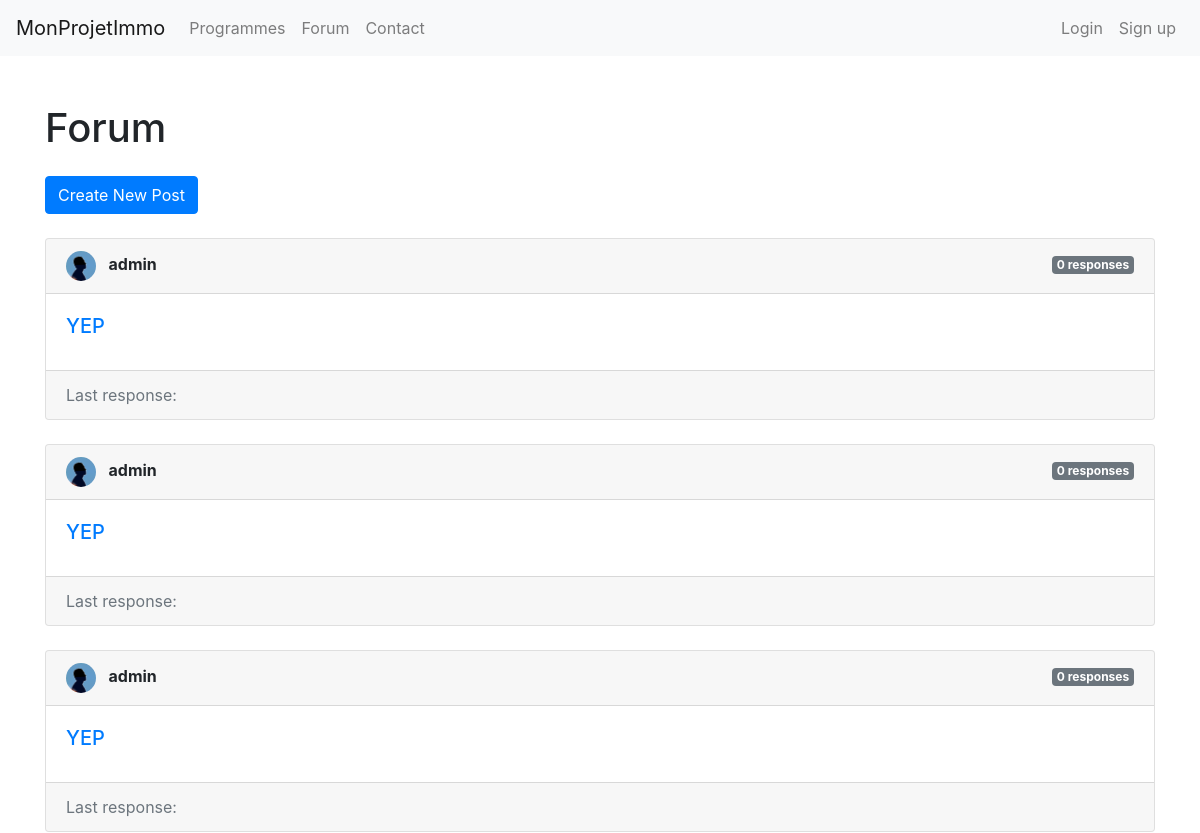
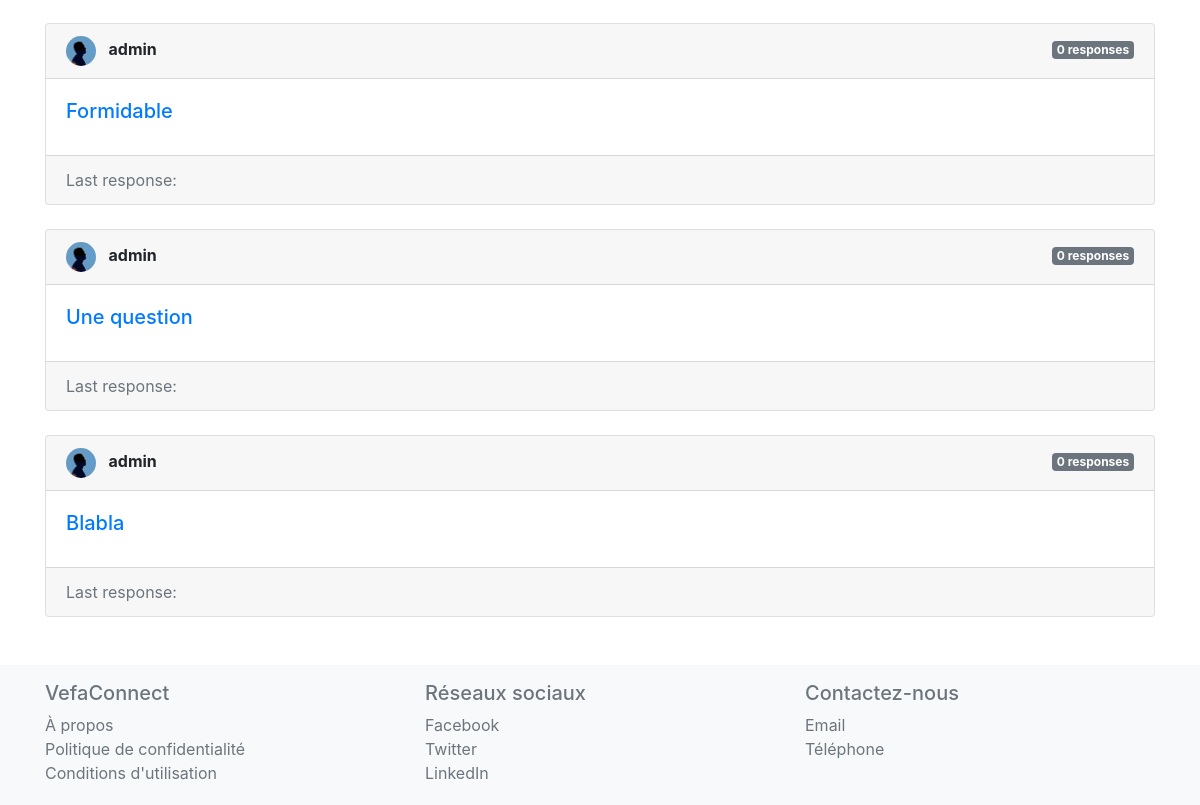
/topic/comprendre-la-vefa/, run on an earlier commit of the app's database (2 pictures, top to bottom).
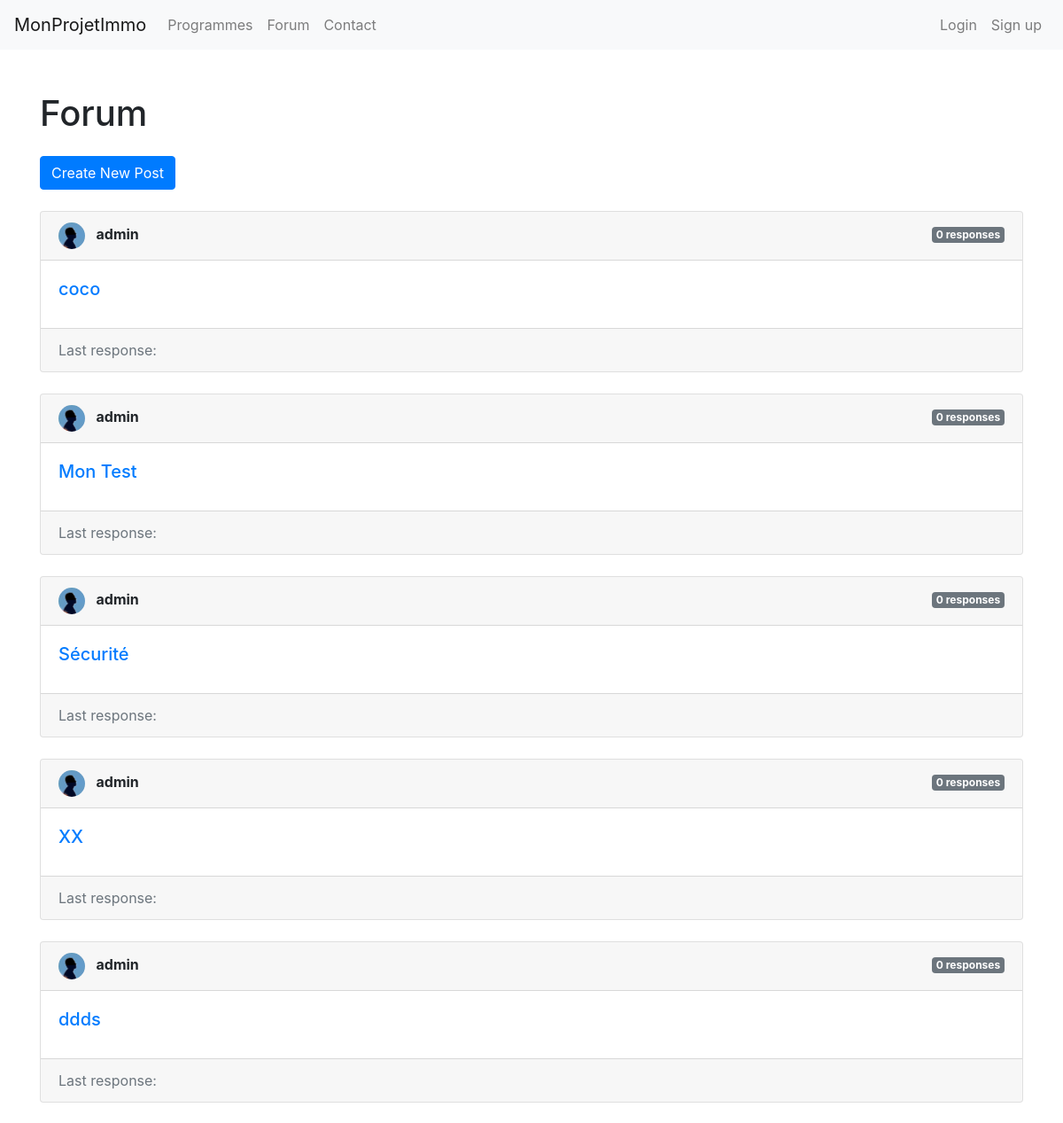
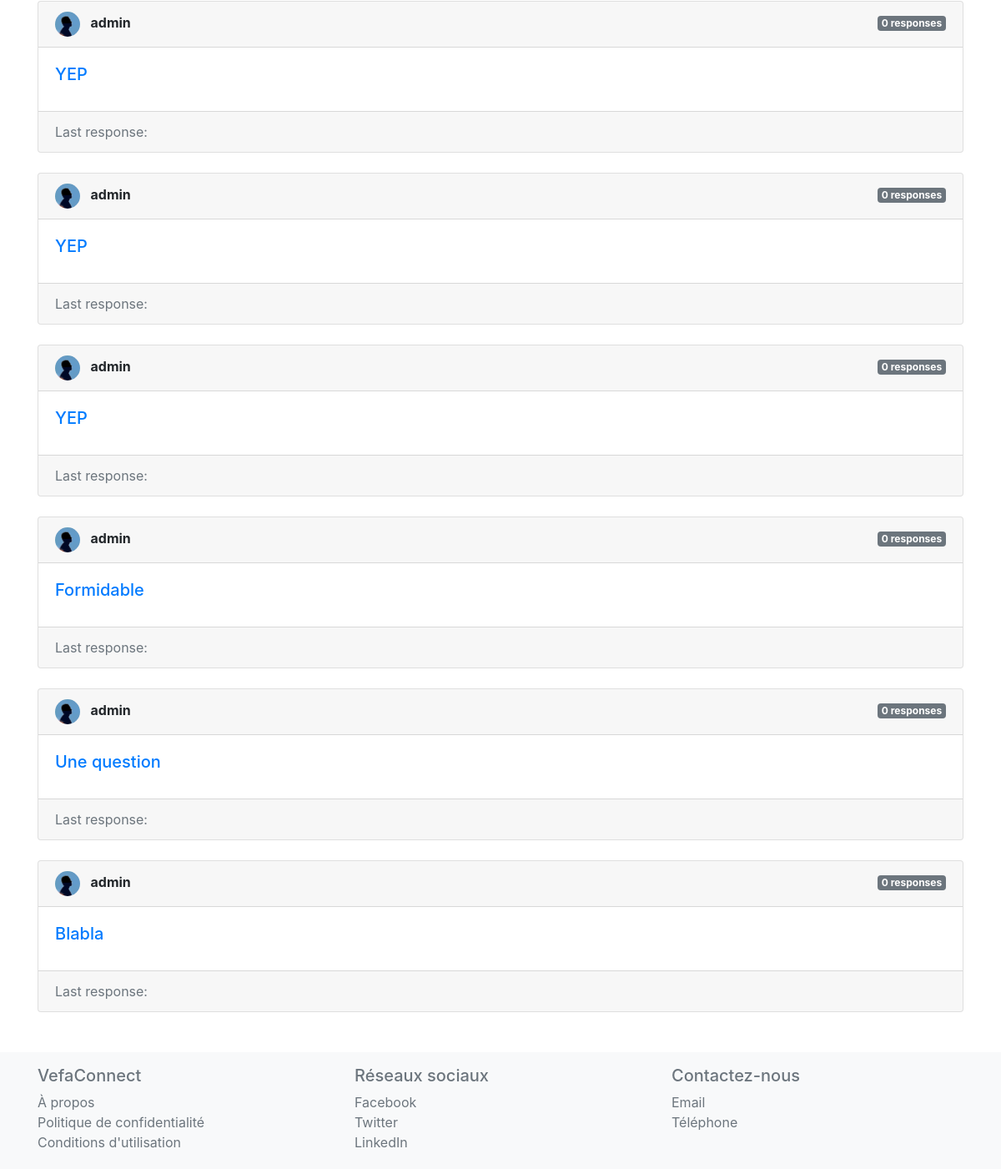
And on a later commit of the database (2 pictures, top to bottom).
### forum/models.py (models this page shows, shortened)
class ForumPost(models.Model):
    user = models.ForeignKey(UserProfile, on_delete=models.CASCADE)
    theme = models.ForeignKey(ForumTheme, on_delete=models.CASCADE, related_name='posts')
    title = models.CharField(max_length=200)
    real_estate_program = models.ForeignKey(RealEstateProgram, on_delete=models.CASCADE, blank=True, null=True)
    content = models.TextField()
    date_posted = models.DateTimeField(auto_now_add=True)
    attachment = models.FileField(upload_to='user_attachments/', blank=True, null=True)

class UserProfile(models.Model):
    GENDER_CHOICES = (
        ('M', 'Male'),
        ('F', 'Female'),
        ('O', 'Other'),
)
    user = models.OneToOneField(User, on_delete=models.CASCADE)
    bio = models.TextField(blank=True)
    followed_programs = models.ManyToManyField('website.RealEstateProgram', through='website.FollowedProgram', related_name='followers')
    joined_date = models.DateTimeField(auto_now_add=True)
    photo = models.ImageField(upload_to='user_photos/', blank=True, null=True)
    first_name = models.CharField(max_length=30, blank=True, null=True)
    last_name = models.CharField(max_length=30, blank=True, null=True)
    gender = models.CharField(max_length=1, null=False, blank=False, choices=GENDER_CHOICES)

### forum/views.py (the view)
# urls.py: path('topic/<slug:topic_slug>/', ForumThemeView.as_view(), name='forum_theme_detail'),
class ForumThemeView(View):
    def get(self, request, topic_slug):
        topic = ForumTheme.objects.get(slug=topic_slug)
        posts = topic.posts.all().order_by('-date_posted')
        context = {
            'topic': topic,
            'posts': posts
        }
        return render(request, 'forum_theme_detail.html', context)

### forum/templates/forum_theme_detail.html (shortened to what this page needs)
{% extends 'base.html' %}
{% load static %}
{% block content %}
<head>
    <link rel="stylesheet" href="https://cdnjs.cloudflare.com/ajax/libs/font-awesome/5.15.1/css/all.min.css">
    <link rel="stylesheet" href="{% static 'website/style.css' %}">
</head>
<div class="container my-5">
    <h1>{{ theme.title }} Forum</h1>
    <div class="my-4">
        <a href="{% url 'create_post' %}" class="btn btn-primary">Create New Post</a>
    </div>
    {% for post in posts %}
        <div class="card mb-4">
            <div class="card-header d-flex justify-content-between">
                <div>
                    <img src="{{ post.user.photo.url }}" class="rounded-circle mr-2" width="30" height="30">
                    <span class="font-weight-bold">{{ post.user.user.username }}</span>
                </div>
                <div>
                    <span class="badge badge-secondary">{{ post.replies.count }} responses</span>
                </div>
            </div>
            <div class="card-body">
                <a href="{% url 'post_detail' pk=post.id %}"><h5 class="card-title">{{ post.title }}</h5></a>
            </div>
            <div class="card-footer text-muted">
                Last response: {{ post.get_last_response_date|date:"d/m/Y H:i" }}
            </div>
        </div>
    {% endfor %}
</div>
{% endblock %}

What changed in the data, as far as the page shows it:
added ForumPost: user.photo (placeholder picture), user.user.username "admin", replies.count "0", title "coco"
added ForumPost: user.photo (placeholder picture), user.user.username "admin", replies.count "0", title "Mon Test"
added ForumPost: user.photo (placeholder picture), user.user.username "admin", replies.count "0", title "Sécurité"
added ForumPost: user.photo (placeholder picture), user.user.username "admin", replies.count "0", title "XX"
added ForumPost: user.photo (placeholder picture), user.user.username "admin", replies.count "0", title "ddds"
